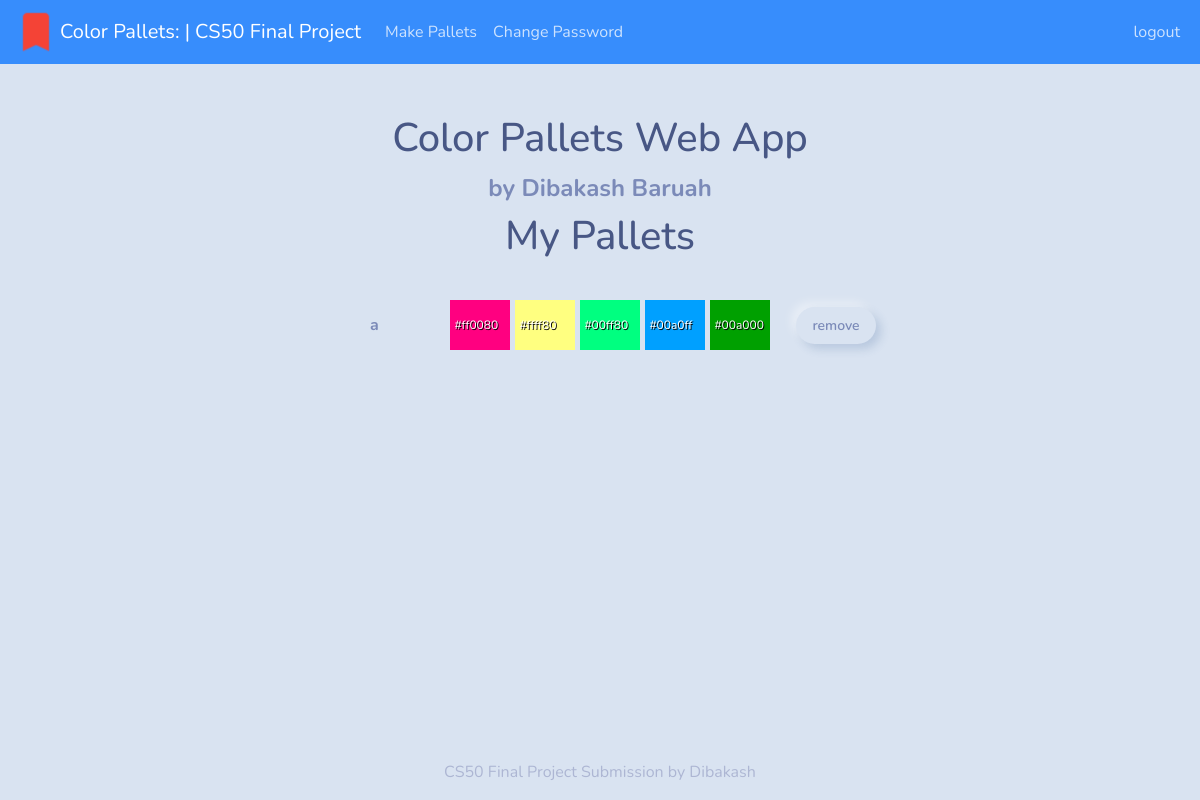
/ (signed in), run on the app's committed database.
### tables this page shows
CREATE TABLE colors(id INTEGER NOT NULL, user_id INTEGER NOT NULL, pallet_name text NOT NULL, clr1 TEXT NOT NULL, clr2 TEXT NOT NULL,  clr3 TEXT NOT NULL,  clr4 TEXT NOT NULL,  clr5 TEXT NOT NULL,  PRIMARY KEY(id), FOREIGN KEY(user_id) REFERENCES users(id));

### app/__init__.py (the view)
    @app.route("/", methods=["GET", "POST"])
    @login_required
    def index():
        if request.method == "POST":
            pallet_id = request.form.get("pallet_id")
            db.execute("DELETE FROM colors WHERE id = ?", pallet_id)
            return redirect("/")
        colors = db.execute("SELECT * FROM colors WHERE user_id=?", session["user_id"])
        return render_template("index.html", colors=colors)

### app/templates/index.html (shortened to what this page needs)
{% extends "layout.html" %}
{% block main %}
<div class="container text-center custom-heading">
    <h1>Color Pallets Web App</h1>
    <b>by Dibakash Baruah</b>
</div>
<h1 class="text-center custom-margin-top custom-margin-bottom">My Pallets</h1>
<div class="custom-container ">
    {% for pallet in colors %}
    <form class="pallet" action="/" method="post">
        <b>{{pallet.pallet_name}}</b>
        <div>
            <span data-clr="{{pallet.clr1}}">{{pallet.clr1}}</span>
            <span data-clr="{{pallet.clr2}}">{{pallet.clr2}}</span>
            <span data-clr="{{pallet.clr3}}">{{pallet.clr3}}</span>
            <span data-clr="{{pallet.clr4}}">{{pallet.clr4}}</span>
            <span data-clr="{{pallet.clr5}}">{{pallet.clr5}}</span>
        </div>
        <button type="submit" class="btn btn-sm btn-light">remove</button>
    </form>
    {% endfor %}
</div>
{% endblock %}

### app/static/style.css (style rules this page uses)
body { height: 100vh; }
.custom-margin-top { margin-top: 1em; }
.custom-margin-bottom { margin-bottom: 1em; }
.custom-container { display: grid; gap: 1rem; text-align: center; justify-content: center; }
.pallet { display: flex; flex-wrap: wrap; justify-content: center; align-items: center; margin: auto; gap: 10px; }
.pallet b { width: 100px; }
.pallet div { display: flex; gap: 5px; min-width: 300px; margin-left: 1rem; margin-right: 1rem; }
.pallet div > span { height: 50px; font-size: 12px; padding: 0 4px; display: flex; align-items: center; background-color: aquamarine; margin: 0 !important; position: relative; width: 60px; color: white; text-shadow: 1px 1px 0 black; }
.pallet button.btn-sm { padding: 0.5rem 1rem; }
.custom-heading { margin-top: 50px; margin-bottom: -50px; }
.custom-heading b { font-size: 24px; }

### data on the page
colors: pallet_name "a", clr1 "#ff0080", clr2 "#ffff80", clr3 "#00ff80", clr4 "#00a0ff", clr5 "#00a000"
